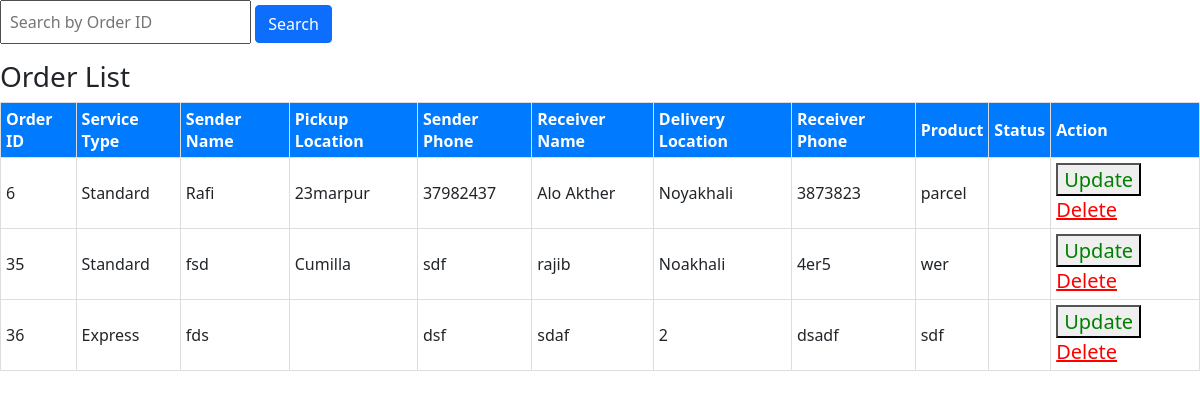
/adminpannel/pages/Delivery-system/orderlist.php, run on an earlier commit of the app's database.
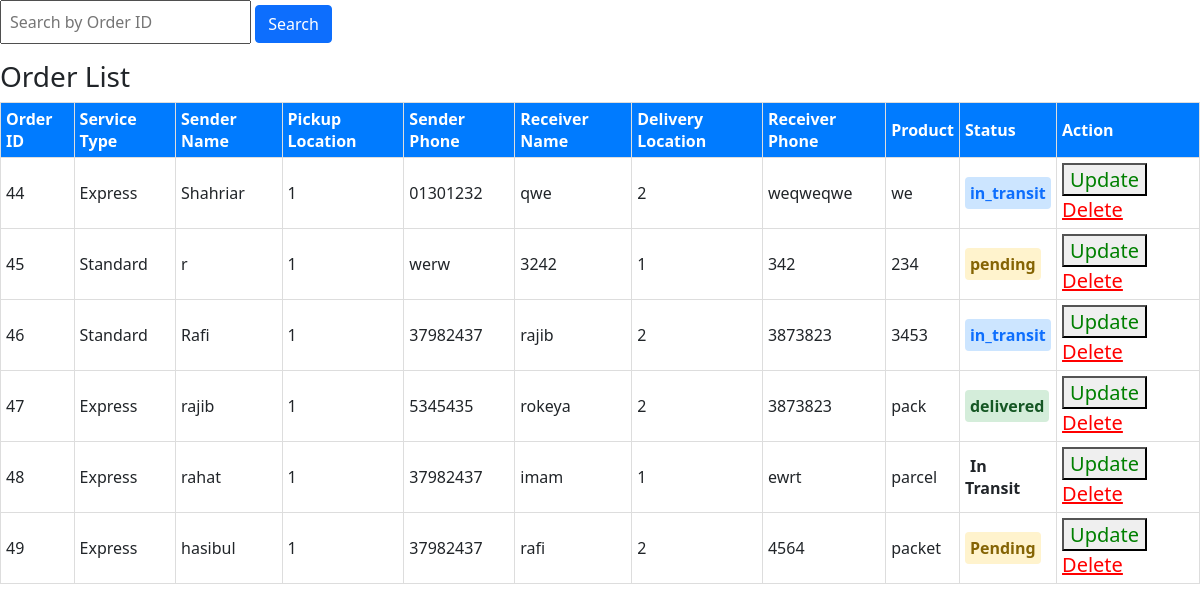
And on a later commit of the database.
### tables this page shows
CREATE TABLE `customer_section` (
  `id` int(100) NOT NULL,
  `service_type` varchar(100) NOT NULL,
  `sender_name` varchar(100) NOT NULL,
  `sender_address` varchar(100) NOT NULL,
  `sender_phone` varchar(100) NOT NULL,
  `receiver_name` varchar(100) NOT NULL,
  `receiver_address` varchar(100) NOT NULL,
  `receiver_phone` varchar(100) NOT NULL,
  `product` varchar(100) NOT NULL,
  `date_of_order` varchar(100) NOT NULL,
  `status` varchar(100) NOT NULL
);

### adminpannel/pages/Delivery-system/orderlist.php (the view, shortened to what this page needs)
<?php
$database = mysqli_connect("localhost", "root", "", "fasttrack");
$search_query = "";
?>
<link rel="stylesheet" href="../../bootstrap/css/bootstrap.min.css">
</head>
<body>
    <form action="" method="post">
        <input type="search" name="search_order" value="<?php echo htmlspecialchars($search_query); ?>" placeholder="Search by Order ID" class="p-2">
        <button type="submit" class="btn btn-primary">Search</button>
    </form>
    <?php
    $query = "SELECT * FROM customer_section";
    $ns = $database->query($query);
    echo "<div class='table-container'>
    <h3>Order List</h3>
    <table>
        <thead>
            <tr>
                <th>Order ID</th>
                <th>Service Type</th>
                <th>Sender Name</th>
                <th>Pickup Location</th>
                <th>Sender Phone</th>
                <th>Receiver Name</th>
                <th>Delivery Location</th>
                <th>Receiver Phone</th>
                <th>Product</th>
                <th>Status</th>
                <th>Action</th>
            </tr>
        </thead>";
    while ($row = $ns->fetch_assoc()) {
        echo "
        <tbody>
            <tr>
                <td>{$row['id']}</td>
                <td>{$row['service_type']}</td>
                <td>{$row['sender_name']}</td>
                <td>{$row['sender_address']}</td>
                <td>{$row['sender_phone']}</td>
                <td>{$row['receiver_name']}</td>
                <td>{$row['receiver_address']}</td>
                <td>{$row['receiver_phone']}</td>
                <td>{$row['product']}</td>
                <td><span class='status {$row['status']}'>{$row['status']}</span></td>
                <td>
                    <button style='color:green; font-size:20px;'
                        type='button'
                        data-bs-toggle='modal'
                        data-bs-target='#exampleModal'
                        data-id='{$row['id']}'
                        data-status='{$row['status']}'>
                        Update
                    </button>
                        <a href='index.php?deleteid={$row['id']}' style='color:red; font-size:20px;'>Delete</a>
                </td>
            </tr>
        </tbody>";
    }
    echo " </table> </div>";
    ?>
</body>
</html>

What changed in the data, as far as the page shows it:
removed customer_section: id "6", service_type "Standard", sender_name "Rafi", sender_address "23marpur", sender_phone "37982437", receiver_name "Alo Akther", receiver_address "Noyakhali", receiver_phone "3873823", product "parcel"
removed customer_section: id "35", service_type "Standard", sender_name "fsd", sender_address "Cumilla", sender_phone "sdf", receiver_name "rajib", receiver_address "Noakhali", receiver_phone "4er5", product "wer"
removed customer_section: id "36", service_type "Express", sender_name "fds", sender_phone "dsf", receiver_name "sdaf", receiver_address "2", receiver_phone "dsadf", product "sdf"
added customer_section: id "44", service_type "Express", sender_name "Shahriar", sender_address "1", sender_phone "01301232", receiver_name "qwe", receiver_address "2", receiver_phone "weqweqwe", product "we", status "in_transit"
added customer_section: id "45", service_type "Standard", sender_name "r", sender_address "1", sender_phone "werw", receiver_name "3242", receiver_address "1", receiver_phone "342", product "234", status "pending"
added customer_section: id "46", service_type "Standard", sender_name "Rafi", sender_address "1", sender_phone "37982437", receiver_name "rajib", receiver_address "2", receiver_phone "3873823", product "3453", status "in_transit"
added customer_section: id "47", service_type "Express", sender_name "rajib", sender_address "1", sender_phone "5345435", receiver_name "rokeya", receiver_address "2", receiver_phone "3873823", product "pack", status "delivered"
added customer_section: id "48", service_type "Express", sender_name "rahat", sender_address "1", sender_phone "37982437", receiver_name "imam", receiver_address "1", receiver_phone "ewrt", product "parcel", status "In Transit"
added customer_section: id "49", service_type "Express", sender_name "hasibul", sender_address "1", sender_phone "37982437", receiver_name "rafi", receiver_address "2", receiver_phone "4564", product "packet", status "Pending"
